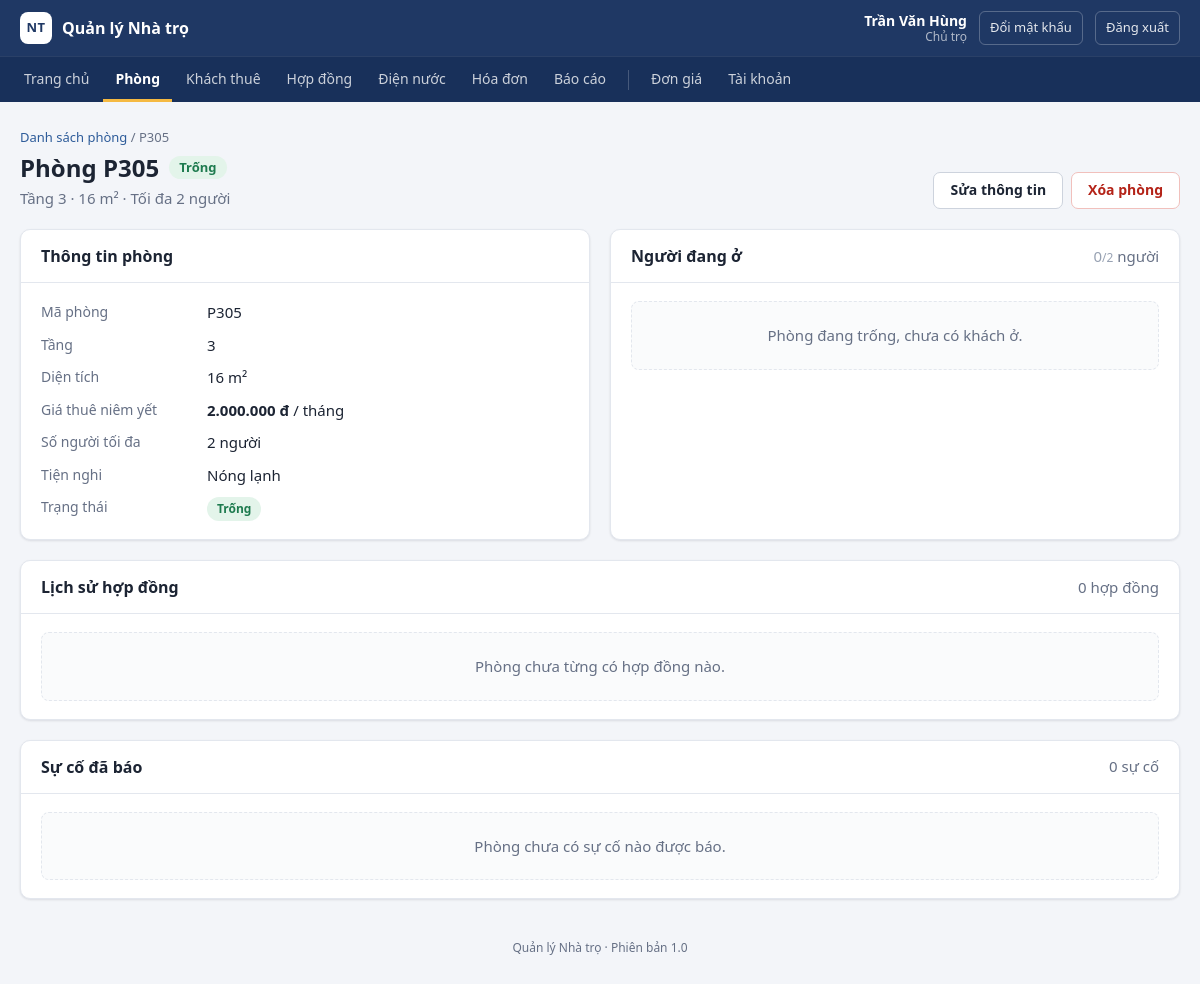
/phong_chi_tiet.php?id=21 (signed in), run on the app's committed database.
### tables this page shows
CREATE TABLE phong (
    id               INT AUTO_INCREMENT PRIMARY KEY,
    ma_phong         VARCHAR(20)  NOT NULL UNIQUE COMMENT 'PH001: mã phòng không được trùng',
    tang             INT          NOT NULL,
    dien_tich        DECIMAL(5,1) NOT NULL COMMENT 'Đơn vị m2',
    gia_thue         INT          NOT NULL COMMENT 'Giá niêm yết VNĐ/tháng; hóa đơn lấy giá chốt trong hợp đồng',
    so_nguoi_toi_da  INT          NOT NULL DEFAULT 2,
    tien_nghi        VARCHAR(255) NULL,
    trang_thai       ENUM('trong', 'dang_thue', 'dang_sua') NOT NULL DEFAULT 'trong',
    ngay_tao         DATETIME NOT NULL DEFAULT CURRENT_TIMESTAMP
);

### phong_chi_tiet.php (the view, shortened to what this page needs)
<?php
$id = isset($_GET['id']) ? (int)$_GET['id'] : 0;
$stmt = db()->prepare('SELECT * FROM phong WHERE id = ?');
$stmt->execute([$id]);
$phong = $stmt->fetch();
$stmt = db()->prepare('SELECT h.*, k.ho_ten, k.so_dien_thoai, k.cccd, k.que_quan
                       FROM hop_dong h JOIN khach_thue k ON k.id = h.khach_thue_id
                       WHERE h.phong_id = ?
                       ORDER BY h.ngay_bat_dau DESC');
$stmt->execute([$id]);
$ds_hop_dong = $stmt->fetchAll();
$hop_dong_hien_tai = null;
$ds_nguoi_o = [];
$stmt = db()->prepare('SELECT * FROM su_co WHERE phong_id = ? ORDER BY ngay_bao DESC');
$stmt->execute([$id]);
$ds_su_co = $stmt->fetchAll();
require __DIR__ . '/includes/header.php';
?>
<div class="page-head">
    <div>
        <p class="breadcrumb"><a href="phong.php">Danh sách phòng</a> / <?= e($phong['ma_phong']) ?></p>
        <h1>Phòng <?= e($phong['ma_phong']) ?> <?= nhan($phong['trang_thai'], TRANG_THAI_PHONG) ?></h1>
        <p class="muted">Tầng <?= (int)$phong['tang'] ?> &middot; <?= e(dien_tich($phong['dien_tich'])) ?>
            &middot; Tối đa <?= (int)$phong['so_nguoi_toi_da'] ?> người</p>
    </div>
    <?php if (is_chu_tro()): ?>
        <div class="head-actions">
            <a class="btn" href="phong_form.php?id=<?= (int)$phong['id'] ?>">Sửa thông tin</a>
            <form method="post" action="phong_xoa.php" class="inline"
                  data-confirm="Bạn có chắc muốn xóa phòng <?= e($phong['ma_phong']) ?>? Thao tác này không thể hoàn tác.">
                <button type="submit" class="btn btn-danger">Xóa phòng</button>
            </form>
        </div>
    <?php endif; ?>
</div>
<div class="grid-2 even">
    <div class="card">
        <div class="card-head"><h2>Thông tin phòng</h2></div>
        <div class="card-body">
            <dl class="info-list">
                <dt>Mã phòng</dt>          <dd><?= e($phong['ma_phong']) ?></dd>
                <dt>Tầng</dt>              <dd><?= (int)$phong['tang'] ?></dd>
                <dt>Diện tích</dt>         <dd><?= e(dien_tich($phong['dien_tich'])) ?></dd>
                <dt>Giá thuê niêm yết</dt> <dd><strong><?= e(tien($phong['gia_thue'])) ?></strong> / tháng</dd>
                <dt>Số người tối đa</dt>   <dd><?= (int)$phong['so_nguoi_toi_da'] ?> người</dd>
                <dt>Tiện nghi</dt>         <dd><?= $phong['tien_nghi'] ? e($phong['tien_nghi']) : '<span class="muted">Chưa cập nhật</span>' ?></dd>
                <dt>Trạng thái</dt>        <dd><?= nhan($phong['trang_thai'], TRANG_THAI_PHONG) ?></dd>
            </dl>
        </div>
    </div>
    <div class="card">
        <div class="card-head">
            <h2>Người đang ở</h2>
            <span class="muted"><?= so_nguoi(count($ds_nguoi_o), $phong['so_nguoi_toi_da']) ?> người</span>
        </div>
        <div class="card-body">
            <?php if ($hop_dong_hien_tai): ?>
                <?php
                $hd = $hop_dong_hien_tai;
                $con_lai = (int)floor((strtotime($hd['ngay_ket_thuc']) - strtotime(date('Y-m-d'))) / 86400);
                ?>
                <?php if ($ds_nguoi_o): ?>
                    <ul class="people">
                        <?php foreach ($ds_nguoi_o as $ng): ?>
                            <li class="tenant">
                                <span class="avatar"><?= e(chu_cai_dau($ng['ho_ten'])) ?></span>
                                <div>
                                    <strong><?= e($ng['ho_ten']) ?></strong>
                                    <?php if ((int)$ng['la_dai_dien'] === 1): ?>
                                        <span class="badge badge-dai_dien">Đại diện</span>
                                    <?php endif; ?>
                                    <div class="muted small">
                                        <?= e(sdt($ng['so_dien_thoai'])) ?> &middot; CCCD <?= e($ng['cccd']) ?> &middot; <?= e($ng['que_quan']) ?>
                                    </div>
                                </div>
                            </li>
                        <?php endforeach; ?>
                    </ul>
                <?php else: ?>
                    <div class="empty-box people-empty">Chưa ghi nhận người ở cho hợp đồng này.</div>
                <?php endif; ?>
                <dl class="info-list">
                    <dt>Hợp đồng</dt>          <dd><?= e($hd['ma_hop_dong']) ?> <span class="muted">(đứng tên: <?= e($hd['ho_ten']) ?>)</span></dd>
                    <dt>Thời hạn</dt>
                    <dd>
                        <?= e(ngay($hd['ngay_bat_dau'])) ?> – <?= e(ngay($hd['ngay_ket_thuc'])) ?>
                        <?php if ($con_lai <= 30): ?>
                            <br><span class="badge badge-dang_sua">Sắp hết hạn: còn <?= max(0, $con_lai) ?> ngày</span>
                        <?php else: ?>
                            <span class="muted">(còn <?= $con_lai ?> ngày)</span>
                        <?php endif; ?>
                    </dd>
                    <dt>Giá theo hợp đồng</dt> <dd><strong><?= e(tien($hd['gia_thue'])) ?></strong> / tháng</dd>
                    <dt>Tiền cọc</dt>          <dd><?= e(tien($hd['tien_coc'])) ?></dd>
                </dl>
                <?php if ((int)$hd['gia_thue'] !== (int)$phong['gia_thue']): ?>
                    <p class="note">Giá theo hợp đồng khác giá niêm yết hiện tại vì giá được chốt tại lúc ký hợp đồng.</p>
                <?php endif; ?>
            <?php else: ?>
                <div class="empty-box">
                    <?= $phong['trang_thai'] === 'dang_sua' ? 'Phòng đang sửa chữa, chưa cho thuê.' : 'Phòng đang trống, chưa có khách ở.' ?>
                </div>
            <?php endif; ?>
        </div>
    </div>
</div>
<div class="card section">
    <div class="card-head">
        <h2>Lịch sử hợp đồng</h2>
        <span class="muted"><?= count($ds_hop_dong) ?> hợp đồng</span>
    </div>
    <?php if ($ds_hop_dong): ?>
        <div class="table-wrap">
            <table class="table">
                <thead>
                    <tr>
                        <th>Mã hợp đồng</th>
                        <th>Khách thuê</th>
                        <th>Số điện thoại</th>
                        <th>Thời hạn</th>
                        <th class="num">Giá thuê</th>
                        <th class="num">Tiền cọc</th>
                        <th>Trạng thái</th>
                    </tr>
                </thead>
                <tbody>
                <?php foreach ($ds_hop_dong as $hd): ?>
                    <tr>
                        <td><?= e($hd['ma_hop_dong']) ?></td>
                        <td><?= e($hd['ho_ten']) ?></td>
                        <td><?= e(sdt($hd['so_dien_thoai'])) ?></td>
                        <td><?= e(ngay($hd['ngay_bat_dau'])) ?> – <?= e(ngay($hd['ngay_ket_thuc'])) ?></td>
                        <td class="num"><?= e(tien($hd['gia_thue'])) ?></td>
                        <td class="num"><?= e(tien($hd['tien_coc'])) ?></td>
                        <td><?= nhan($hd['trang_thai'], TRANG_THAI_HOP_DONG) ?></td>
                    </tr>
                <?php endforeach; ?>
                </tbody>
            </table>
        </div>
    <?php else: ?>
        <div class="card-body"><div class="empty-box">Phòng chưa từng có hợp đồng nào.</div></div>
    <?php endif; ?>
</div>
<div class="card section">
    <div class="card-head">
        <h2>Sự cố đã báo</h2>
        <span class="muted"><?= count($ds_su_co) ?> sự cố</span>
    </div>
    <?php if ($ds_su_co): ?>
        <div class="table-wrap">
            <table class="table">
                <thead>
                    <tr>
                        <th>Ngày báo</th>
                        <th>Loại</th>
                        <th>Mô tả</th>
                        <th>Trạng thái</th>
                    </tr>
                </thead>
                <tbody>
                <?php foreach ($ds_su_co as $sc): ?>
                    <tr>
                        <td class="nowrap"><?= e(ngay_gio($sc['ngay_bao'])) ?></td>
                        <td><?= e($sc['loai']) ?></td>
                        <td><?= e($sc['mo_ta']) ?></td>
                        <td><?= nhan($sc['trang_thai'], TRANG_THAI_SU_CO) ?></td>
                    </tr>
                <?php endforeach; ?>
                </tbody>
            </table>
        </div>
    <?php else: ?>
        <div class="card-body"><div class="empty-box">Phòng chưa có sự cố nào được báo.</div></div>
    <?php endif; ?>
</div>
<?php require __DIR__ . '/includes/footer.php'; ?>

### includes/functions.php (shortened to what this page needs)
<?php
function db()
{
    static $pdo = null;
    if ($pdo === null) {
        $dsn = 'mysql:host=' . DB_HOST . ';port=' . DB_PORT . ';dbname=' . DB_NAME . ';charset=utf8mb4';
        $pdo = new PDO($dsn, DB_USER, DB_PASS, [
            PDO::ATTR_ERRMODE            => PDO::ERRMODE_EXCEPTION,
            PDO::ATTR_DEFAULT_FETCH_MODE => PDO::FETCH_ASSOC,
        ]);
    }
    return $pdo;
}
function e($gia_tri)
{
    return htmlspecialchars((string)$gia_tri, ENT_QUOTES, 'UTF-8');
}
function current_user()
{
    return isset($_SESSION['user']) ? $_SESSION['user'] : null;
}
function is_chu_tro()
{
    $nguoi_dung = current_user();
    return $nguoi_dung !== null && $nguoi_dung['vai_tro'] === 'chu_tro';
}
    ?>
    <?php
function tien($so)
{
    return number_format((float)$so, 0, ',', '.') . ' đ';
}
function dien_tich($so)
{
    return rtrim(rtrim(number_format((float)$so, 1, ',', '.'), '0'), ',') . ' m²';
}
function nhan($ma, $danh_muc)
{
    $ten = isset($danh_muc[$ma]) ? $danh_muc[$ma] : $ma;
    return '<span class="badge badge-' . e($ma) . '">' . e($ten) . '</span>';
}
function so_nguoi($dang_o, $toi_da)
{
    $dang_o = (int)$dang_o;
    $toi_da = (int)$toi_da;
    $lop    = 'occ';
    $giai_thich = $dang_o . ' người đang ở, tối đa ' . $toi_da . ' người';
    if ($dang_o === 0) {
        $lop .= ' occ-empty';
    } elseif ($dang_o >= $toi_da) {
        $lop .= ' occ-full';
        $giai_thich .= ' (đã đủ người)';
    }
    return '<span class="' . $lop . '" title="' . e($giai_thich) . '">'
         . $dang_o . '<small>/' . $toi_da . '</small></span>';
}

### assets/style.css (style rules this page uses)
:root { --navy: #1F3864; --primary: #2E5C9A; --primary-dark: #244A7C; --primary-soft: #E8EEF8; --bg: #F3F5F9; --card: #FFFFFF; --text: #1C2433; --muted: #667085; --border: #E3E7EE; --input: #CDD3DD; --green: #1E7B4F; --green-soft: #E3F4EA; --blue: #2356A8; --blue-soft: #E4ECFA; --amber: #9A5B00; --amber-soft: #FFF1D6; --red: #B42318; --red-soft: #FDE8E7; --grey-soft: #EEF0F3; --radius: 10px; --shadow: 0 1px 2px rgba(16, 24, 40, .05), 0 1px 3px rgba(16, 24, 40, .06); }
* { box-sizing: border-box; }
html, body { margin: 0; }
body { font-family: "Segoe UI", Roboto, "Helvetica Neue", Arial, sans-serif; font-size: 15px; line-height: 1.5; color: var(--text); background: var(--bg); }
a { color: var(--primary); text-decoration: none; }
h1 { font-size: 24px; margin: 0 0 4px; line-height: 1.3; display: flex; align-items: center; gap: 10px; flex-wrap: wrap; }
h2 { font-size: 16px; margin: 0; }
p { margin: 0 0 12px; }
.muted { color: var(--muted); }
.page-head { display: flex; justify-content: space-between; align-items: flex-end; gap: 16px; margin-bottom: 20px; flex-wrap: wrap; }
.page-head p { margin: 0; }
.head-actions { display: flex; gap: 8px; flex-wrap: wrap; }
.breadcrumb { font-size: 13px; color: var(--muted); margin-bottom: 4px !important; }
.card { background: var(--card); border: 1px solid var(--border); border-radius: var(--radius); box-shadow: var(--shadow); }
.card-head { display: flex; justify-content: space-between; align-items: center; gap: 12px; padding: 14px 20px; border-bottom: 1px solid var(--border); }
.card-body { padding: 18px 20px; }
.section { margin-top: 20px; }
.grid-2 { display: grid; grid-template-columns: 2fr 1fr; gap: 20px; }
.grid-2.even { grid-template-columns: 1fr 1fr; }
.grid-2 > * { min-width: 0; }
.btn { display: inline-flex; align-items: center; justify-content: center; gap: 6px; padding: 9px 16px; border-radius: 7px; border: 1px solid var(--input); background: #fff; color: var(--text); font: inherit; font-size: 14px; font-weight: 600; line-height: 1.2; cursor: pointer; white-space: nowrap; }
.btn-danger { color: var(--red); border-color: #F1C0BC; }
form.inline { display: inline; }
.occ { font-weight: 700; font-variant-numeric: tabular-nums; white-space: nowrap; color: var(--text); cursor: default; }
.occ small { font-size: 12px; font-weight: 500; color: var(--muted); }
.occ-empty, .occ-empty small { color: #98A2B3; font-weight: 500; }
.badge { display: inline-block; padding: 3px 10px; border-radius: 999px; font-size: 12px; font-weight: 600; white-space: nowrap; background: var(--grey-soft); color: #475467; vertical-align: middle; }
h1 .badge { font-size: 13px; }
.badge-trong, .badge-hieu_luc, .badge-da_xong, .badge-hoat_dong { background: var(--green-soft); color: var(--green); }
.info-list { display: grid; grid-template-columns: 150px 1fr; gap: 10px 16px; margin: 0; }
.info-list dt { color: var(--muted); font-size: 14px; }
.info-list dd { margin: 0; }
.empty-box { padding: 22px; text-align: center; color: var(--muted); background: #FAFBFC; border: 1px dashed var(--border); border-radius: 8px; }

### data on the page
phong: ma_phong "P305", trang_thai "Trống Trống", tang "3", dien_tich "16 m²", so_nguoi_toi_da "2", gia_thue "2.000.000 đ", tien_nghi "Nóng lạnh"

### other printed values
APP_NAME "Quản lý Nhà trọ"
$nguoi_dung['ho_ten'] "Trần Văn Hùng"
VAI_TRO[$nguoi_dung['vai_tro']] "Chủ trọ"
$dang_o "0"
count($ds_hop_dong) "0"
count($ds_su_co) "0"
APP_VERSION "1.0"
